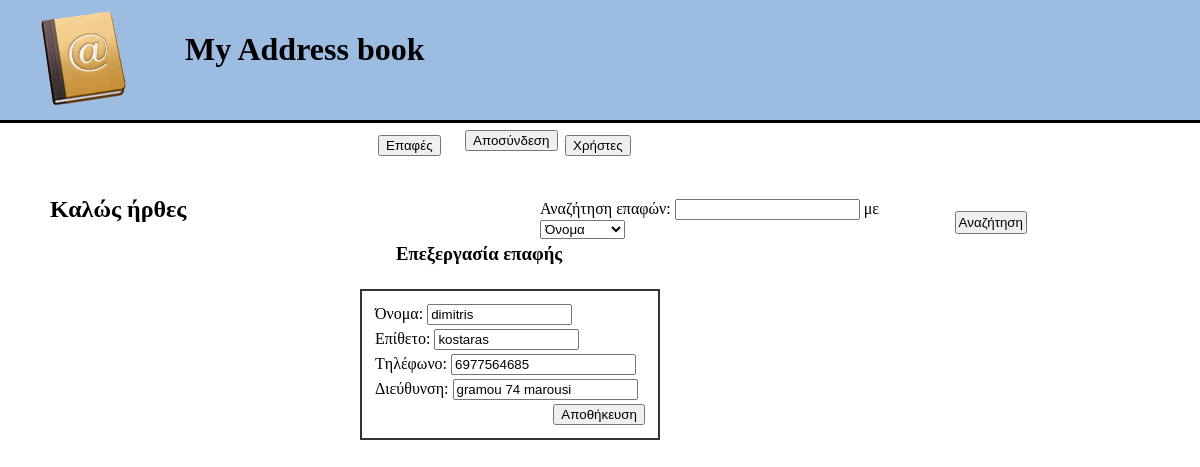
Screenshot of /edit_contact.php?id=19 with the database file from the repository.
### tables this page shows
CREATE TABLE IF NOT EXISTS `contacts` (
  `user_id` mediumint(8) unsigned NOT NULL AUTO_INCREMENT,
  `firstname` varchar(20) NOT NULL,
  `lastname` varchar(40) NOT NULL,
  `phonenumber` varchar(20) NOT NULL,
  `address` varchar(40) NOT NULL,
  `registration_date` datetime NOT NULL,
  PRIMARY KEY (`user_id`)
);

### edit_contact.php (the view, shortened to what this page needs)
<?php
include ('header.php');
echo '<div id="edittitle"><h3>Επεξεργασία επαφής</h3></div>';
if ( (isset($_GET['id'])) && (is_numeric
($_GET['id'])) ) {
	$id = $_GET['id'];
} elseif ( (isset($_POST['id'])) &&
(is_numeric($_POST['id'])) ) {
	$id = $_POST['id'];
	} else {
		echo '<p class="error">This page has been accessed in error.</p>';
		exit();
	}
	$dbc=mysqli_connect('localhost','root','' ,'address_book')or
        		die ('Could not connect to mySQL:'.mysqli_connect_error());
	$q = "SELECT firstname, lastname, phonenumber, address FROM contacts WHERE user_id=$id";
	$r = @mysqli_query ($dbc, $q);
	if (mysqli_num_rows($r) == 1) {
		$row = mysqli_fetch_array ($r,MYSQLI_NUM);
		echo '<form id="edit" action="edit_contact.php" method="post">
		<table style="padding:10px; width:75%; border:2px solid #333;">
		<tr><td>Όνομα: <input type="text" name="firstname" size="15" maxlength="15" value="' . $row[0] . '" /></td></tr>
		<tr><td>Επίθετο: <input type="text" name="lastname" size="15" maxlength="30" value="' . $row[1] . '" /></td></tr>
		<tr><td>Tηλέφωνο: <input type="text" name="phonenumber" size="20" maxlength="40" value="' . $row[2] . '" /> </td></tr>
		<tr><td>Διεύθυνση: <input type="text" name="address" size="20" maxlength="40" value="' . $row[3] . '" /> </td></tr>
		<tr><td><input style="float: right;" type="submit" name="submit" value="Αποθήκευση" /></td></tr>
		<input type="hidden" name="submitted" value="TRUE" />
		<input type="hidden" name="id" value="' . $id . '" />
		</table></form>';
		} else {
			echo '<p class="error">This page has been accessed in error.</p>';
		}
?>

### style.css (style rules this page uses)
body { margin:0px; }
form { width:400px; }
#edittitle { margin-left:33%; }
form#edit { margin-left: 30%;margin-top: 2%; }

### rows the page displays
contacts: firstname "dimitris", lastname "kostaras", phonenumber "6977564685", address "gramou 74 marousi"
